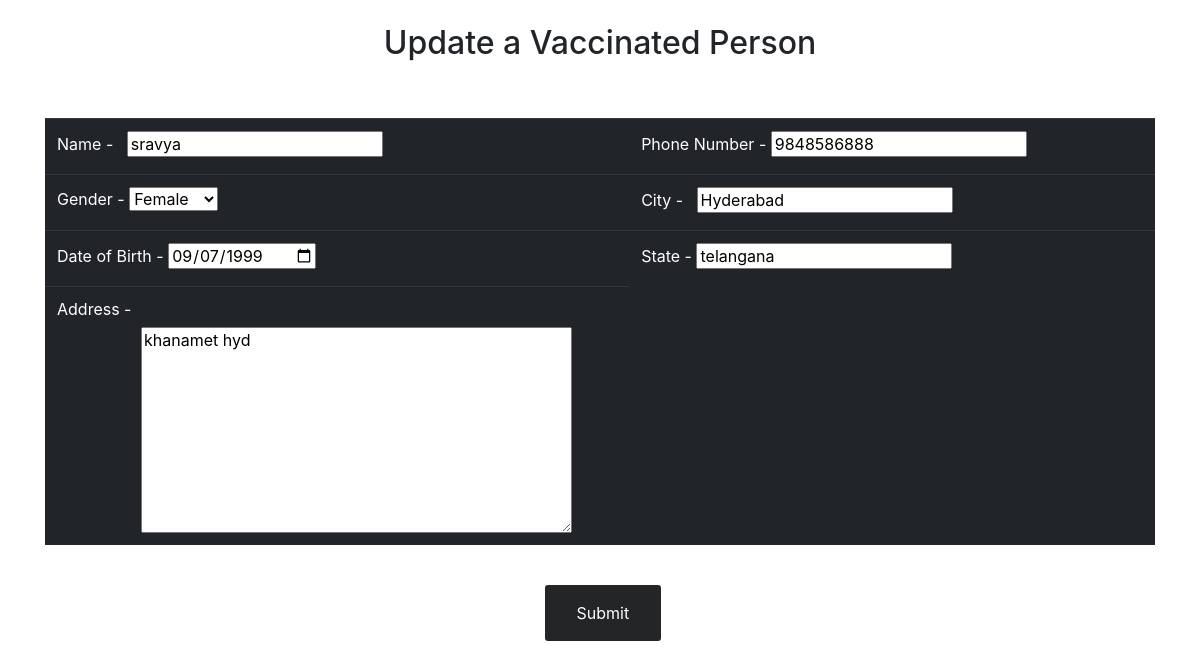
The app's page /vc/report/2/updateperson/3/ (signed in), older data.
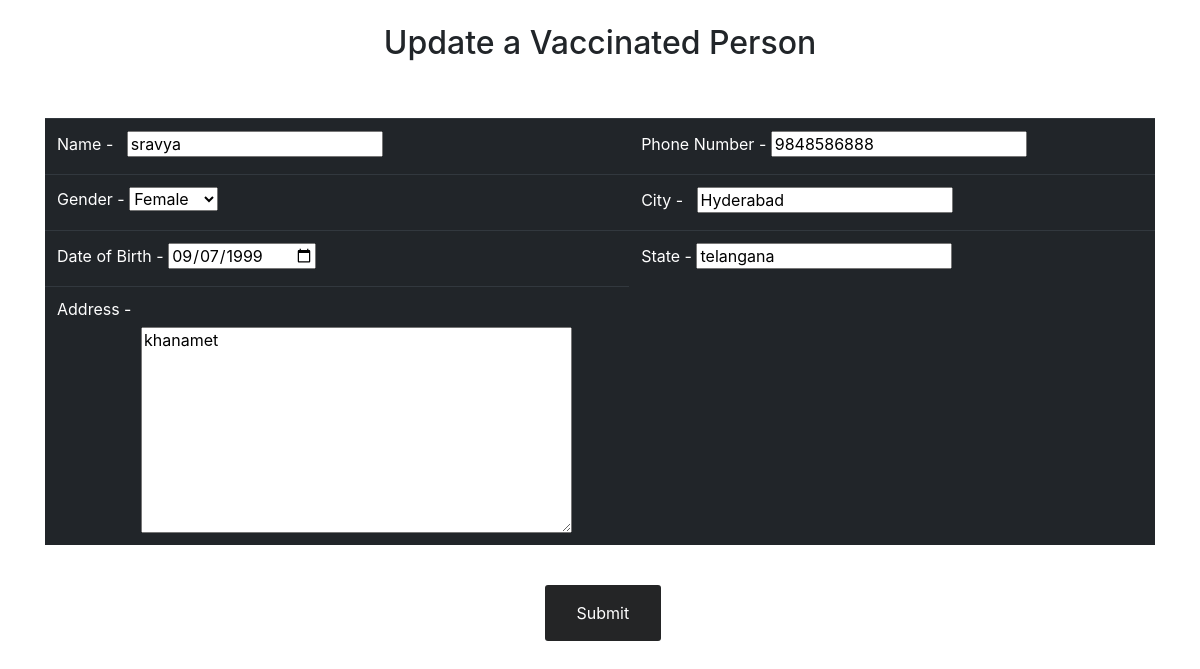
The same page, newer data.
### C19V/models.py (models this page shows, shortened)
class VaccinatedPerson(models.Model):
    GENDER_CHOICES = (('M','Male'),('F','Female'))
    user = models.OneToOneField(User,on_delete=CASCADE)
    name = models.CharField(max_length=50,null=True)
    gender = models.CharField(max_length=1,choices=GENDER_CHOICES,null=True)
    dob = models.DateField(null=True)
    phone_no =models.CharField(max_length=10,null=True)
    address = models.TextField(max_length=128,null=True)
    city = models.CharField(max_length=50,null=True)
    state = models.CharField(max_length=50,null=True)
    date_created = models.DateTimeField(auto_now_add=True)
    centre = models.CharField(max_length=50,null=True) # TestCentre's name

### C19V/views.py (the view)
# urls.py: path('vc/report/<str:pk>/updateperson/<str:id>/',views.updatePerson,name="update_person"),  # to update vaccination person details
@decorators.VC_required(login_url='loginvc')
def updatePerson(request,pk,id):
    person = models.VaccinatedPerson.objects.get(id=id)
    form = forms.PersonForm(instance=person)                 # Since this is to update , we are sending the instance of the person which is previously created
    if request.method == 'POST':
        form = forms.PersonForm(request.POST,instance=person)
        if form.is_valid():
            form.save()
            return redirect('report',pk=pk)
    dictionary = {'form': form,'update':True}                # the attribute update is to identify, the form is an update form
    return render(request, 'registerperson.html', dictionary)

### C19V/forms.py
class PersonForm(ModelForm):
    class Meta:
        model = models.VaccinatedPerson
        fields='__all__'
        labels={
            'dob':('Date of Birth'),
            'phone_no':('Phone Number'),
            'centre':('Vaccination Centre')
        }
        widgets={
            'dob': forms.DateInput(attrs={'type': 'date'}),
        }

### C19V/templates/registerperson.html (shortened to what this page needs)
{% load static %}
<link rel="stylesheet" href="https://maxcdn.bootstrapcdn.com/bootstrap/4.0.0/css/bootstrap.min.css"
>
<div class="container">
    <br>
    <h2 style="text-align:center;">{% if update %}Update a Vaccinated Person{% else %} Add a Vaccinated Person{% endif %}</h2><br><br>
    <form action="" method="POST">
    <table class="table table-dark table-hover">
        <tbody>
            <tr>
                <td><label for="name">Name - &nbsp</label>
                {{ form.name }}</td>
                <td><label for="phone_no">Phone Number - </label>
                {{ form.phone_no }}</td>
            </tr>
            <tr>
                <td><label for="gender">Gender - </label>
                {{ form.gender }}</td>
                <td><label for="city">City - &nbsp</label>
                {{ form.city }}</td>
            </tr>
            <tr>
                <td><label for="dob">Date of Birth - </label>
                {{ form.dob }}</td>
                <td><label for="state">State - </label>
                    {{ form.state }}</td>
            </tr>
            <tr>
                <td><label for="address">Address - </label><div style="width:50%;margin-left: 15%;">
                    {{ form.address }}</div></td>
            </tr>
        </tbody>
    </table>
    <br>
    <input style=" background-color: #242526;
      border: none;
      color: white;
      padding: 16px 32px;
      text-decoration: none;
      margin-left: 45%;
      cursor: pointer;border-radius:3px;
    " type='submit' name='Submit'>
    </form>
</div>

Row changes from the older to the newer data that the page shows:
changed VaccinatedPerson "sravya": address "khanamet hyd" → "khanamet"
